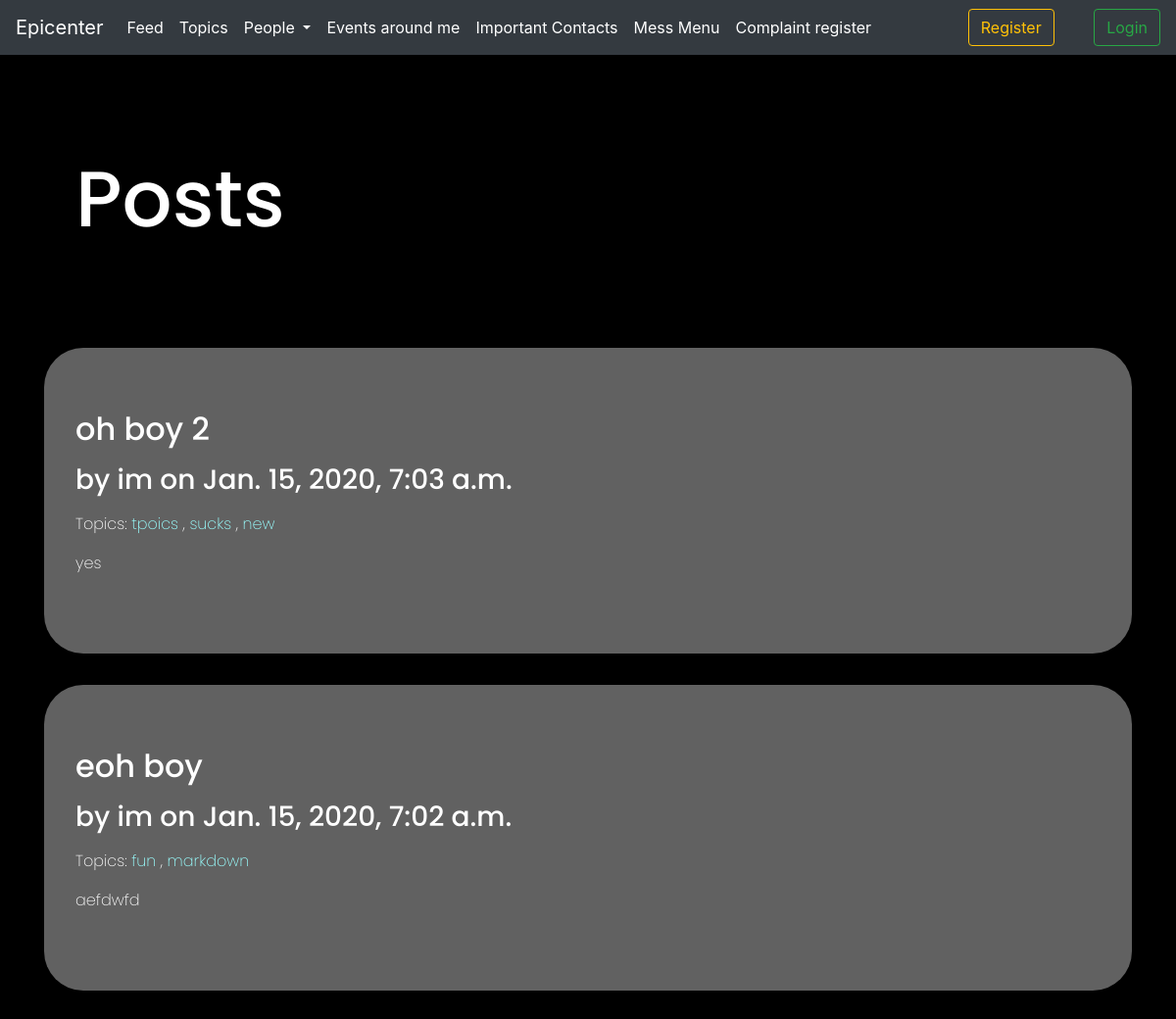
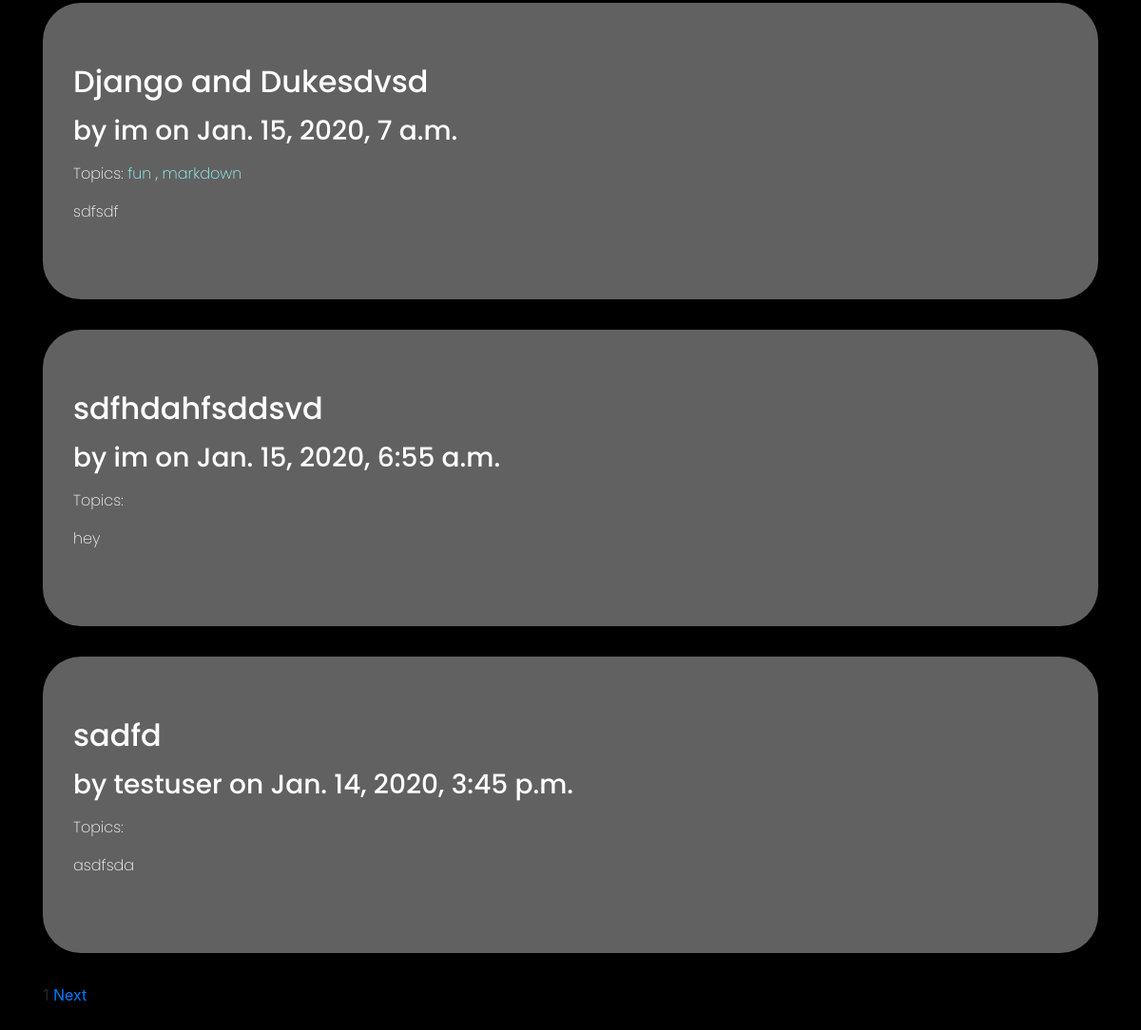
The app's page /posts/, older data (2 pictures, top to bottom).
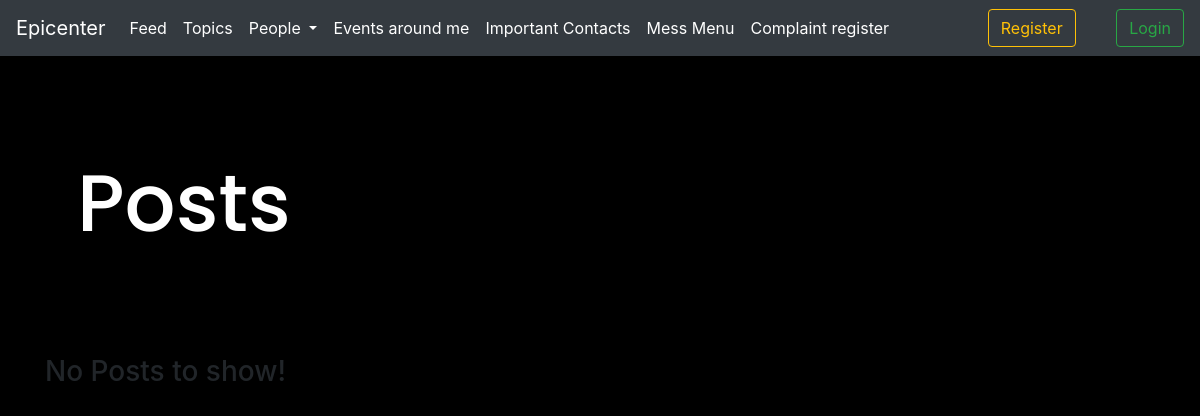
The same page, newer data.
### posts/models.py (models this page shows, shortened)
class Post(models.Model):
	STATUS_CHOICES = (('draft', 'Draft'), ('published', 'Published'),)
	title = models.CharField(max_length=250)
	slug = models.SlugField(max_length=250, unique=True)
	author = models.ForeignKey(User, on_delete=models.CASCADE, related_name='posts')
	body = models.TextField()
	publish = models.DateTimeField(default=timezone.now)
	created = models.DateTimeField(auto_now_add=True)
	updated = models.DateTimeField(auto_now=True)
	status = models.CharField(max_length=10, choices=STATUS_CHOICES, default='draft')
	objects = models.Manager()
	published = PublishedManager()
	drafts = DraftManager()
	topics = TaggableManager()
	class Meta:
		ordering = ('-publish',)
	def get_absolute_url(self):
		return reverse('posts:post_detail', args=[self.pk, self.slug])

### posts/views.py (the view)
# urls.py: path("", views.posts_home, name="posts_home"),
def posts_home(request, topic_slug=None):
    object_list = Post.published.all()
    topic = None
    if topic_slug:
        topic = get_object_or_404(Tag, slug=topic_slug)
        object_list = object_list.filter(topics__in=[topic])
    paginator = Paginator(object_list, 5)
    page = request.GET.get("page")
    try:
        posts = paginator.page(page)
    except PageNotAnInteger:
        posts = paginator.page(1)
    except EmptyPage:
        posts = paginator.page(paginator.num_pages)
    return render(
        request, "posts/posts_home.html", {"posts": posts, "page": page, "topic": topic}
    )

### posts/models.py (called while the page is built)
	def get_queryset(self):
		return super(PublishedManager, self).get_queryset().filter(status='published')

### posts/templatetags/posts_tags.py (called while the page is built)
@register.filter(name='markdown')
def markdown_format(text):
	return mark_safe(markdown.markdown(text))

### templates/posts/posts_home.html (shortened to what this page needs)
{%extends 'base.html'%}
{%load posts_tags%}
{%block content%}
<h1 class="post-header">Posts</h1>
{%endblock%}
{%block content_no_jt%}
{%if posts%}
{%for post in posts%}
<div class="jumbotron">
	<a href="{{ post.get_absolute_url }}"><h2>{{post.title}}</h2></a>
<p>
	<h3> by {{post.author}} on {{post.publish}}</h3>
</p>
<p>Topics:
	{%for topic in post.topics.all %}
		<a href="{%url 'posts:posts_by_topic' topic.slug %}">
			{{topic.name}}
		</a>
		{%if not forloop.last %}, {%endif%}
	{%endfor%}
</p>
{{post.body|markdown|truncatewords_html:10}}
</div>
{%endfor%}
{%include 'posts/pagination.html' with page=posts%}
{%else%}
<p>
	<h3>
		No Posts to show!
	</h3>
</p>
{%endif%}
{%endblock%}

Row changes from the older to the newer data that the page shows:
removed Post: title "oh boy 2", author "im", publish "Jan. 15, 2020, 7:03 a.m.", body "yes"
removed Tag: name "tpoics", shown under "oh boy 2"
removed Tag: name "sucks", shown under "oh boy 2"
removed Tag: name "new", shown under "oh boy 2"
removed Post: title "eoh boy", author "im", publish "Jan. 15, 2020, 7:02 a.m.", body "aefdwfd"
removed Tag: name "fun"
removed Tag: name "markdown"
removed Post: title "Django and Dukesdvsd", author "im", publish "Jan. 15, 2020, 7 a.m.", body "sdfsdf"
removed Post: title "sdfhdahfsddsvd", author "im", publish "Jan. 15, 2020, 6:55 a.m.", body "hey"
removed Post: title "sadfd", author "testuser", publish "Jan. 14, 2020, 3:45 p.m.", body "asdfsda"
Text that changed along with them:
{{ page.number }}: "1" → (not shown)
text no longer shown: "Next"
text now shown: "No Posts to show!"
